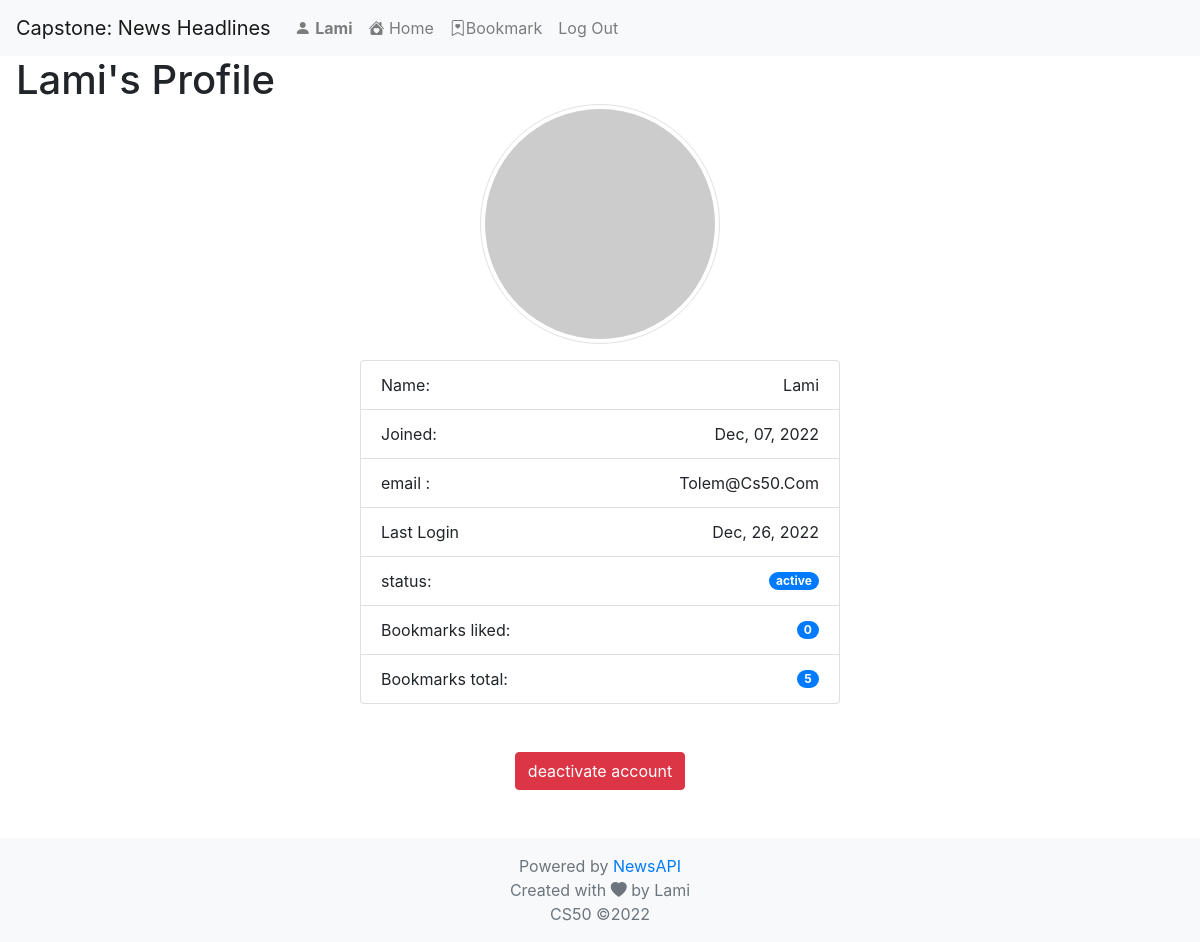
The page /profile (signed in) on the database as committed earlier.
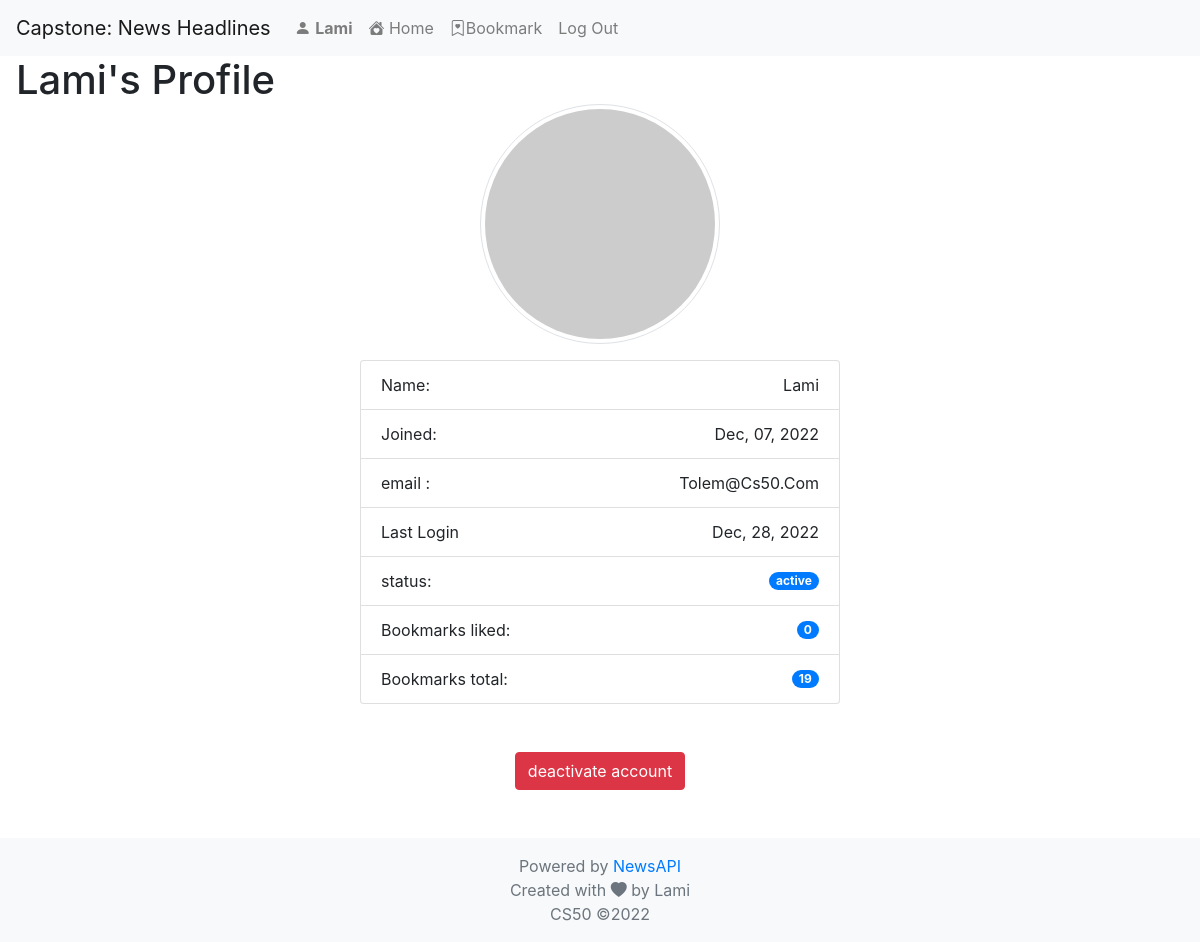
The same page on the database as committed later.
### capstone/models.py (models this page shows)
class User(AbstractUser):
    pass

### capstone/views.py (the view)
# urls.py: path('profile', views.user_profile, name='profile'),
@login_required
def user_profile(request):
    try:
        info_articles = request.user.user_newsfeeds.all()
        context = {'allCount':info_articles.count(), "likeCount": info_articles.filter(like=True).count()}
        return render(request, "capstone/userprofile.html", context)
    except User.DoesNotExist:
        return HttpResponse(status=404)

### capstone/templates/capstone/userprofile.html (shortened to what this page needs)
{% extends "capstone/layout.html" %}
{% load static %}
{% block body %}
{% block style %}
<link href="{% static 'capstone/styles.css' %}" rel="stylesheet">
{% endblock %}
<div class="mb-5"><h1 class="d-inline-block mb-0  ml-3 mr-1"> {{ user.username}}'s Profile </h1>
  <div class="text-center">
      <img src="https://robohash.org/23.238.193.4.png" style="width:20vw; display: inline-block;" class="img-fluid img-thumbnail rounded-pill rounded" alt="Responsive image"/>
<ul class=" mt-3 mb-0 list-group text-center"  style="width:40vw; display: inline-block; vertical-align:middle;">
<li class="list-group-item d-flex justify-content-between align-items-center">
  Name:
    <span class="text" id="username"> {{ user.username  }}</span>
  </li>
   <li class="list-group-item d-flex justify-content-between align-items-center">
      Joined:
    <span class="text-capitalize text-wrap">{{ user.date_joined|date:"M, d, Y" }}</span>
  </li>
  <li class="list-group-item d-flex justify-content-between align-items-center">
     email :
    <span id="countbadge" class="text-capitalize text-wrap">{{ user.email }}</span>
  </li>
    <li class="list-group-item d-flex justify-content-between align-items-center">
   Last Login
    <span class="text-capitalize text-wrap">{{ user.last_login|date:"M, d, Y" }}</span>
  </li>
    <li class="list-group-item d-flex justify-content-between align-items-center">
  status:
    <span class="badge badge-primary badge-pill">{% if user.pk %} active {% else %} false {% endif %}</span>
  </li>
      <li class="list-group-item d-flex justify-content-between align-items-center">
    Bookmarks liked:
    <span class="badge badge-primary badge-pill">{{ likeCount }}</span>
  </li>
      <li class="list-group-item d-flex justify-content-between align-items-center">
    Bookmarks total:
    <span class="badge badge-primary badge-pill">{{ allCount }}</span>
  </li>
</ul>
<br/>
<button type="button" class="btn btn-danger mt-5 " data-toggle="modal" data-target="#exampleModal">
  deactivate account
</button>
</div>
</div>
{% endblock %}

### capstone/templates/capstone/layout.html (shortened to what this page needs)
{% load static %}
<!DOCTYPE html>
<html lang="en">
    <head>
        <link rel="stylesheet" href="https://stackpath.bootstrapcdn.com/bootstrap/4.4.1/css/bootstrap.min.css">
        {% block style %}
        {% endblock %}
        <link rel="stylesheet" href="https://cdn.jsdelivr.net/npm/bootstrap-icons@1.10.2/font/bootstrap-icons.css">
           <link rel="stylesheet" href=
"https://cdnjs.cloudflare.com/ajax/libs/bootstrap-select/1.13.1/css/bootstrap-select.min.css">
    </head>
    <body>
        <div role="main" class="flex-shrink-0">
        <nav class="navbar navbar-expand-lg navbar-light bg-light">
            <a class="navbar-brand" href="#">Capstone: News Headlines </a>
            <div>
              <ul class="navbar-nav mr-auto">
                {% if user.is_authenticated %}
                    <li class="nav-item">
                        <a class="nav-link" href="{% url 'profile' %}"><i class="bi bi-person-fill"></i> <strong>{{ user.username }}</strong></a>
                    </li>
                {% endif %}
                <li class="nav-item">
                  <a class="nav-link" href="{% url 'index' %}"> <i class="bi bi-house-heart-fill"></i> Home</a>
                </li>
                {% if user.is_authenticated %}
                    <li class="nav-item">
                        <a class="nav-link" href="{% url 'bookmark' %}"><i class="bi bi-bookmark-heart"></i>Bookmark</a>
                    </li>
                    <li class="nav-item">
                        <a class="nav-link" href="{% url 'logout' %}">Log Out</a>
                    </li>
                {% endif %}
              </ul>
            </div>
          </nav>
        <div class="body">
            {% block body %}
            {% endblock %}
        </div>
       </div>
<footer class="footer mt-auto py-3 mb-0  bg-light">
  <div >
    <span class="text-muted"> Powered by <span class="tag is-success"><a href="https://newsapi.org/" target="_blank">NewsAPI</a></span> <br> Created with <i class="bi bi-heart-fill"></i> by  Lami <br> CS50 &copy;2022</span>
  </div>
</footer>
    </body>
</html>

Rows that differ between the two databases and show on the page:
changed User "Lami": last_login "Dec, 26, 2022" → "Dec, 28, 2022"
Other text that changed with them:
{{ allCount }}: "5" → "19"
